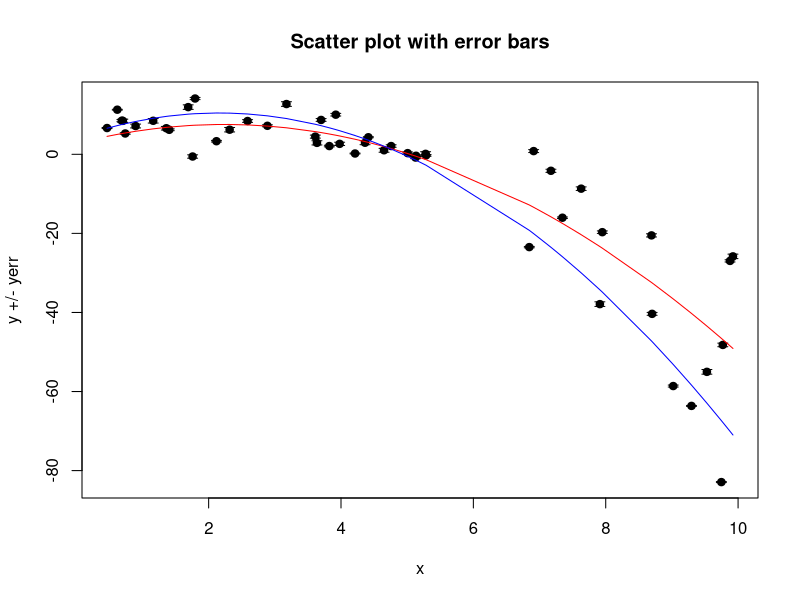

The R script that drew this image:

# Choose the "true" parameters. (User-defined)
a0_true = 2.745
a1_true = 4.294
a2_true = -0.9594

f_true = 0.534
print('*********** Generate some synthetic data from the model. ***********')
N = 50
#x = np.sort(10*np.random.rand(N))
x = sort(10*runif(N))
#yerr = 0.1+0.5*np.random.rand(N)
yerr = 0.1+0.5*runif(N)
y = a2_true*x^2 + a1_true*x + a0_true # <---- m_true*x+b_true
#y_true = y.copy()
y_true = y
#y += np.abs(f_true*y) * np.random.randn(N)
y = y+ abs(f_true*y) * rnorm(N)
#y += yerr * np.random.randn(N)
y = y + yerr *rnorm(N)
########################################################################
plot(x, y,
     ylim=range(c(y-yerr, y+yerr)),
     pch=19, xlab="x", ylab="y +/- yerr",
     main="Scatter plot with error bars"
)
# hack: we draw arrows but with very special "arrowheads"
arrows(x, y-yerr, x, y+yerr, length=0.05, angle=90, code=3)
lines(x,y_true,col='red')
########################################################################
#yerr <- rep(1,N)
X <- matrix(c(rep(1.0,N),x,x^2),nrow=N,ncol=3,byrow =FALSE)/matrix(c(yerr,yerr,yerr),nrow=N,ncol=3,byrow =FALSE)
Y <- matrix(y,nrow=N,ncol=1,byrow =FALSE)/matrix(yerr,nrow=N,ncol=1,byrow =FALSE)
XT <- t(X)
A = XT%*%X #### " %*% " for matrix multiplication
b = XT%*%Y
a = solve(A,b)
## Or,
A_inv = solve(A) ##### Way to find inverse of a matrix in R
a1 = A_inv %*% b ### This is equivalent to a = solve(A,b)
print(a-a1) ## ~0
########
cat('INCOMPLETE ....')
lines(x,a[1] + a[2]*x + a[3]*x^2,col='blue')
#######################################
our_fit_result <- matrix(c(a,sqrt(diag(A_inv))),nrow = 3,ncol = 2,byrow = FALSE)
rownames(our_fit_result) <- c("Intercept","Coeff. of x","Coeff. of x^2")
colnames(our_fit_result) <- c("Estimate","Std. Error")
cat('Our fit results:----\n')
print(our_fit_result)
##############################################################################
##############################################################################
X2 <- x^2
quadratic.model <-lm(y ~ x + X2,weights = 1/yerr^2)
#summary(quadratic.model)
m <- summary(quadratic.model)
print(m)
print(m$sigma)
se <- m$coefficients[,2]/m$sigma
print(se)
### https://rdrr.io/r/stats/lm.html
# https://www.originlab.com/doc/origin-Help/PR-Algorithm#The_Parameter_Standard_Errors


